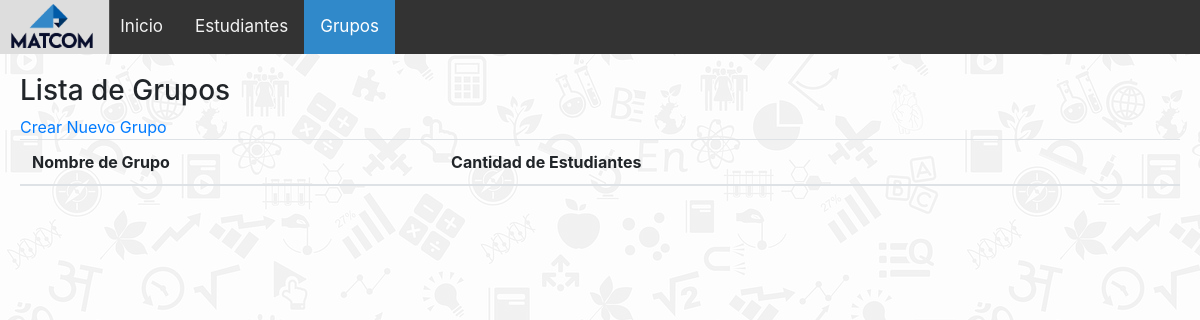
The app's page /group-list, older data.
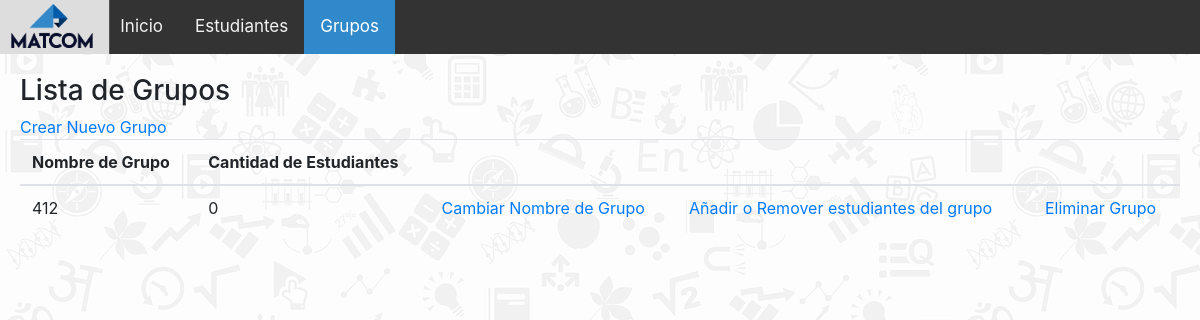
The same page, newer data.
### front/models.py (models this page shows)
class GroupModel(models.Model):
    name = models.CharField(max_length=50)
    students = models.ManyToManyField(Student, db_column='group_students')

### front/views.py (the view)
# urls.py: path('group-list', views.group_list, name='group-list'),
def group_list(request):
    groups = GroupModel.objects.all()
    groups_view = []
    for g in groups:
        groups_view.append({'group': g, 'countStudents': len(g.students.all())})
    return render(request, 'group-list.html', {'groups': groups_view})

### front/templates/group-list.html (shortened to what this page needs)
{% extends "base.html" %}
{% block content %}
{% load static %}
<div class="card-body">
    <h3>Lista de Grupos</h3>
    <a href={% url 'create-group' %}>Crear Nuevo Grupo</a>
    <table class="table">
        <thead>
            <tr>
                <th scope="col">Nombre de Grupo</th>
                <th scope="col">Cantidad de Estudiantes</th>
                <th></th>
                <th></th>
                <th></th>
            </tr>
        </thead>
        <tbody>
        {% for group in groups %}
            <tr>
                <td>{{ group.group.name}}</td>
                <td>{{ group.countStudents }}</td>
                <td><a  href="/change-group-name/{{group.group.id}}">Cambiar Nombre de Grupo</a></td>
                <td ><a href="/group-students/{{group.group.id}}">Añadir o Remover estudiantes del grupo</a></td>
                <td ><a href="delete-group/{{group.group.id}}">Eliminar Grupo</a></td>
            </tr>
            {% endfor %}
        </tbody>
    </table>
{% endblock %}

### front/templates/base.html (shortened to what this page needs)
<html lang="en">
    <head>
        </head>
        <body>
        <div class="topnav">
          <a class="logo-container" href="/"> <img class="logo"
            src="../static/Matcom-oficial.png"
          ></a>
          <a id="home" class="active" href="/">Inicio</a>
          <a id="students" href={% url 'student-list' %}>Estudiantes</a>
          <a id="groups" href={% url 'group-list' %}>Grupos</a>
        </div>
        </body>
<head>
    <link rel="stylesheet" href="https://stackpath.bootstrapcdn.com/bootstrap/4.5.0/css/bootstrap.min.css"
>
    </head>
<body style='padding:0'>
    {% block content %}
    {% endblock %}
</body>
</html>

### front/templates/base.html (style rules this page uses)
body { padding: 0; margin: 0; font-family: Arial, Helvetica, sans-serif; }
body::after { content: ""; background-image: url('../static/bnw-background.jpeg'); position: absolute; z-index: -1; opacity: 0.3; top: 0; left: 0; bottom: 0; right: 0; }
.topnav { overflow: hidden; background-color: #333; margin: 0; }
.topnav a { float: left; color: #f2f2f2; text-align: center; padding: 14px 16px; text-decoration: none; font-size: 17px; transition: transform .2s; }
.topnav a.active { background-color: #3089ca; color: white; }
.logo-container { padding: 6px 15px !important; }
.logo { height: 40px; padding: 0; margin: 0; }

Row changes from the older to the newer data that the page shows:
added GroupModel: group.name "412", countStudents "0"
